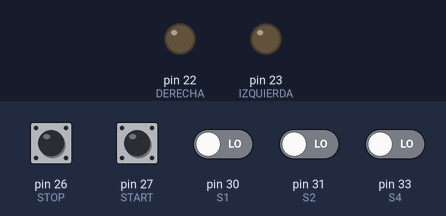
Bench run of a sketch on a simulated Arduino Mega 2560, built with avr-gcc and run on an emulated ATmega2560. Parts: output pins drawn as LEDs (lit = HIGH). The inputs (shaded band) are chosen by the test bench; at power-on: pin 26 (STOP), pin 27 (START), pin 30 (S1), pin 31 (S2), pin 33 (S4) LOW. At 11.8 s the program stops and its outputs stay as they are.

Above: at 1.2 s.
1.3 s: pin 27 (START) pulled HIGH for 0.15 s
At 2.5 s:
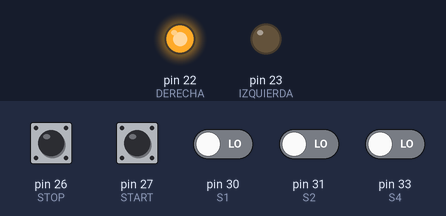
2.9 s: pin 30 (S1) driven HIGH
At 3.8 s:
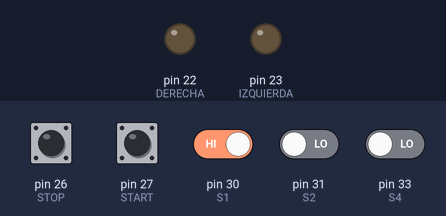
5.9 s: pin 26 (STOP) pulled HIGH for 0.15 s
7.5 s: pin 27 (START) pulled HIGH for 1 s
At 10.8 s:
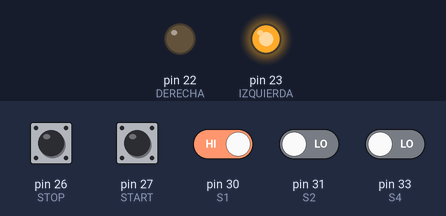
11.5 s: pin 26 (STOP) driven HIGH and pin 27 (START) driven HIGH and pin 30 (S1) driven LOW and pin 33 (S4) driven HIGH
At 11.9 s:
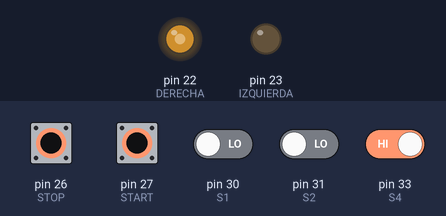
Timing chart, 0 to 13.3 s (numbered marks = the images above; inputs shaded):
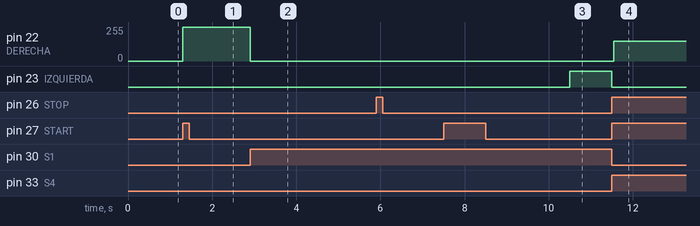

The sketch:

Punto1.ino
```cpp
#define DERECHA 22
#define IZQUIERDA 23
#define S1 30
#define S2 31
#define S3 32
#define S4 33
#define START 27
#define STOP 26
int t_1;
int t_2;

void setup() {
  Serial.begin(9600);
  pinMode(DERECHA, OUTPUT);
  pinMode(IZQUIERDA, OUTPUT);
  pinMode(S1, INPUT);
  pinMode(S2, INPUT);
  pinMode(S3, INPUT);
  pinMode(S4, INPUT);
  pinMode(START, INPUT);
  pinMode(STOP, INPUT);
}

void loop() {
  // Por defecto, la banda tiene que estar quieta
  digitalWrite(IZQUIERDA, LOW);
  digitalWrite(DERECHA, LOW);

 // Esperamos a que el botón START sea presionado. Si el bloque no esta en S1, este se tiene que mover a la derecha
  while(true) {
    if (digitalRead(START) == HIGH) {
      if (digitalRead(S1) == LOW) {
        digitalWrite(DERECHA, HIGH);
      }
      break;
    }
  }

  // Esperamos a que el bloque llegue a S1 para que se comienze a mover a la izquierda
  // En caso de presionar el botón STOP, el proceso se finaliza (se detiene).
  while(true) {
    if (digitalRead(S1) == HIGH) {
      digitalWrite(DERECHA, LOW);
      // Aquí se podría pensar que deberíamos usar delay(3000), pero en el caso que se pulse STOP mientras pasan los 3 segundos, pues el proceso
      // tendría que volver a comenzar. Por esto se coloca manualmente.
      t_1 = millis();
      t_2 = t_1;
      while (t_2 - t_1 < 3000) {
        t_2 = millis();
        if (digitalRead(STOP) == HIGH) {
          loop();
        }
      }
      digitalWrite(IZQUIERDA, HIGH);
      break;
    } else if (digitalRead(STOP) == HIGH) {
      loop();
    }
  }

  // El bloque va desde S1 a S4 y luego de S4 a S2 (i=1). Luego, se repite este proceso tres veces (i=1, i=2, i=3).
  // En caso de presionar el botón STOP, el proceso se finaliza (se detiene).
  for (int i = 0; i < 4; i++) {
    while(true) {
      if (digitalRead(S4) == HIGH) {
        digitalWrite(IZQUIERDA, LOW);
        digitalWrite(DERECHA, HIGH);
        break;
      } else if (digitalRead(STOP) == HIGH) {
        loop();
      }
    }
    while(true) {
      if (digitalRead(S2) == HIGH) {
        digitalWrite(DERECHA, LOW);
        digitalWrite(IZQUIERDA, HIGH);
        break;
      } else if (digitalRead(STOP) == HIGH) {
        loop();
      }
    }
  }

  // Cuando el bloque llega a S3, el proceso se finaliza (se detiene).
  while(true) {
    if (digitalRead(S3) == HIGH) {
      digitalWrite(IZQUIERDA, LOW);
      loop();
    }
  }

}
```

Measured:
- after the input at 1.3 s, pin 22 (DERECHA): 0/255 → 255/255 at once
- after the input at 2.9 s, pin 22 (DERECHA): 255/255 → 0/255 at once
- after the input at 7.5 s, pin 23 (IZQUIERDA): LOW → HIGH after 3.0 s
- after the input at 11.5 s, pin 22 (DERECHA): 0/255 → 148/255 at once; pin 23 (IZQUIERDA): HIGH → LOW at once
